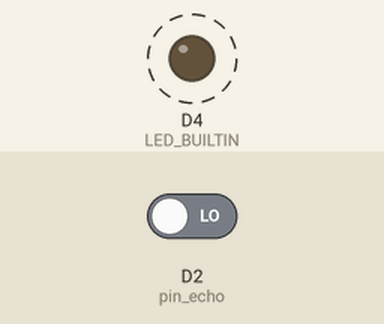
Simulated run of this sketch. Board: ESP8266 (NodeMCU). Shown: output pins drawn as LEDs (lit = HIGH, except the on-board LED, lit = LOW). Dashed ring = blinking. Inputs (shaded band) come from the test bench; at power-on: D2 (pin_echo) LOW. Pins used as bus, display or sensor lines are not drawn; what the sketch prints to the serial monitor is not drawn.

Above: at 1.0 s.
Timing chart, 0 to 5.8 s (numbered marks = the images above):
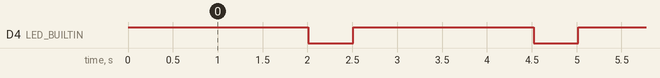

Measured:
- by itself, D4 (LED_BUILTIN): alternates HIGH for 2.0 s and LOW for 0.50 s

The sketch:

UltraSonic.ino
```cpp
// Visual Micro is in vMicro>General>Tutorial Mode
//
/*
    Name:       UltraSonic.ino
    Created:	2019-11-22 오전 3:19:45
    Author:     DESKTOP-1OIDAOU\opera
*/

// Define User Types below here or use a .h file
//


// Define Function Prototypes that use User Types below here or use a .h file
//


// Define Functions below here or use other .ino or cpp files
//

const int pin_trigger = D1;
const int pin_echo = D2;
//const int pin_led = D3;

// the setup function runs once when you press reset or power the board
void setup()
{
	Serial.begin(9600);
	pinMode(pin_trigger, OUTPUT);
	pinMode(LED_BUILTIN, OUTPUT);
	pinMode(pin_echo, INPUT);
}

// the loop function runs over and over again until power down or reset
void loop()
{
	float duration, distance;
	digitalWrite(LED_BUILTIN, HIGH);
	digitalWrite(pin_trigger, HIGH);
	delay(10);
	digitalWrite(pin_trigger, LOW);

	duration = pulseIn(pin_echo, HIGH);

	distance = ((float)(340 * duration) / 10000) / 2.0;

	Serial.printf("%f cm\n", distance);

	delay(1000);
	digitalWrite(LED_BUILTIN, LOW);
	delay(500);
}
```
